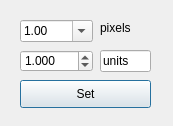
<?xml version="1.0" encoding="UTF-8"?>
<ui version="4.0">
 <class>SetUnitDialog</class>
 <widget class="QDialog" name="SetUnitDialog">
  <property name="geometry">
   <rect>
    <x>0</x>
    <y>0</y>
    <width>173</width>
    <height>126</height>
   </rect>
  </property>
  <property name="windowTitle">
   <string>Dialog</string>
  </property>
  <widget class="QComboBox" name="pixVal">
   <property name="geometry">
    <rect>
     <x>20</x>
     <y>20</y>
     <width>73</width>
     <height>22</height>
    </rect>
   </property>
   <property name="editable">
    <bool>true</bool>
   </property>
   <property name="currentText">
    <string>1.00</string>
   </property>
  </widget>
  <widget class="QLabel" name="label">
   <property name="geometry">
    <rect>
     <x>100</x>
     <y>20</y>
     <width>55</width>
     <height>16</height>
    </rect>
   </property>
   <property name="text">
    <string>pixels</string>
   </property>
  </widget>
  <widget class="QDoubleSpinBox" name="unitVal">
   <property name="geometry">
    <rect>
     <x>20</x>
     <y>50</y>
     <width>73</width>
     <height>22</height>
    </rect>
   </property>
   <property name="decimals">
    <number>3</number>
   </property>
   <property name="minimum">
    <double>0.001000000000000</double>
   </property>
   <property name="maximum">
    <double>1000.000000000000000</double>
   </property>
   <property name="value">
    <double>1.000000000000000</double>
   </property>
  </widget>
  <widget class="QLineEdit" name="unitName">
   <property name="geometry">
    <rect>
     <x>100</x>
     <y>50</y>
     <width>51</width>
     <height>22</height>
    </rect>
   </property>
   <property name="text">
    <string>units</string>
   </property>
  </widget>
  <widget class="QPushButton" name="setButton">
   <property name="geometry">
    <rect>
     <x>20</x>
     <y>80</y>
     <width>131</width>
     <height>28</height>
    </rect>
   </property>
   <property name="text">
    <string>Set</string>
   </property>
  </widget>
 </widget>
 <resources/>
 <connections/>
</ui>
